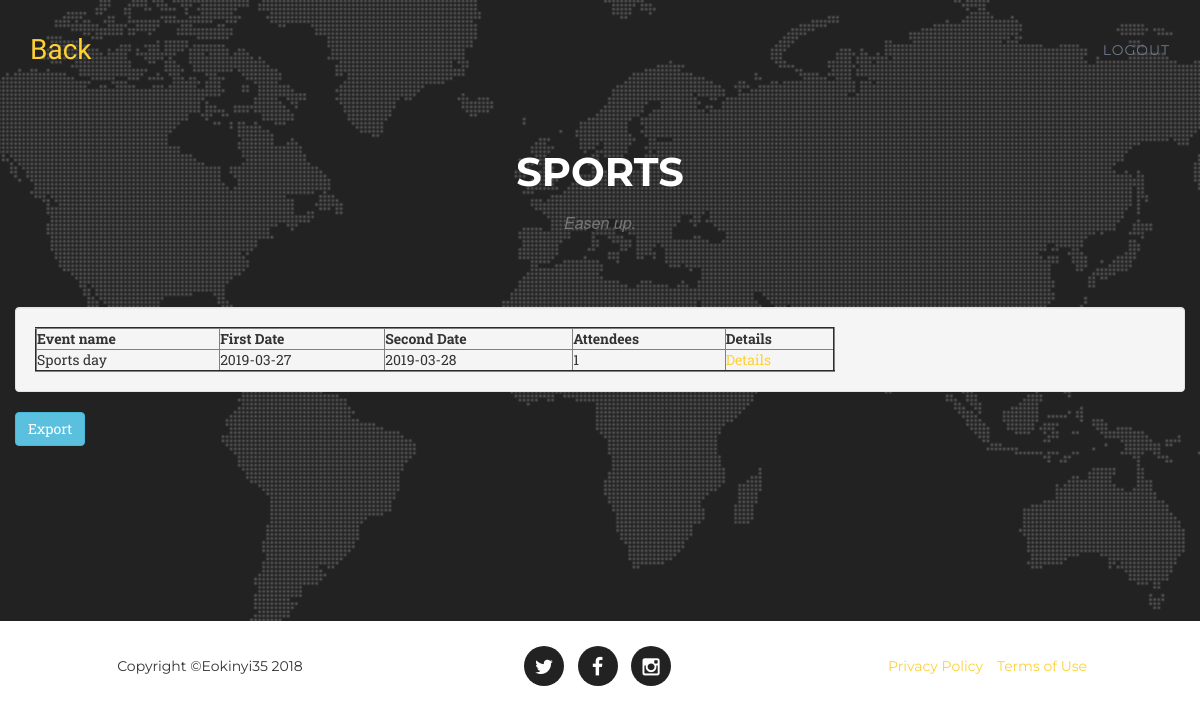
The app's page /sports.php with its own data.
### tables this page shows
CREATE TABLE `eventchoice` (
  `eventId` int(11) NOT NULL,
  `eventname` varchar(100) NOT NULL,
  `image` varchar(100) NOT NULL DEFAULT 'default.jpg',
  `firstdate` date NOT NULL,
  `seconddate` date NOT NULL,
  `eventtype` varchar(50) NOT NULL
);

### sports.php (the view, shortened to what this page needs)
<!DOCTYPE html>
<html lang="en">
<head>
    <link href="css/bootstrap.min.css" rel="stylesheet">
    <link href="css/agency.css" rel="stylesheet">
    <link href="font-awesome/css/font-awesome.min.css" rel="stylesheet" type="text/css">
</head>
<body>
 <section id="contact">
  <nav class="navbar navbar-default navbar-fixed-top">
        <div class="container">
            <div class="navbar-header page-scroll">
                <a class="navbar-brand page-scroll" href="index.php">Back</a>
            </div>
            <div class="collapse navbar-collapse" id="bs-example-navbar-collapse-1">
                <ul class="nav navbar-nav navbar-right">
                     <li>
                        <a  class="page-scroll" href="logout.php">logout</a>
                    </li>
                </ul>
            </div>
        </div>
    </nav>
        <div class="container">
            <div class="row">
                <div class="col-lg-12 text-center">
                    <h2 class="section-heading">Sports</h2>
                    <h3 class="section-subheading text-muted">Easen up.</h3>
                </div>
            </div>
            <div class="row">
             <form action="process.php"  method="POST" enctype ="multipart/form-data">
                <div class="row">
                <table align="center" >
                                        <tr>
                                          <td class="col-md-6">
                                              <div class="well">
                                                <?php
                                          require_once "connection.php";
                                           $sql = mysqli_query($conn,"SELECT * FROM eventchoice WHERE eventtype = 'Sports'");
                                          if(!empty($sql))
                                          {
                                            $row = mysqli_num_rows($sql);
                                            if($row > 0 ) {
                                              echo "<table border='2' width='800'>";
                                              echo "<tr>";
                                              echo "<th>Event name</th>";
                                              echo "<th>First Date</th>";
                                              echo "<th>Second Date</th>";
                                              echo "<th>Attendees</th>";
                                              echo "<th>Details</th>";
                                              echo "</tr>";
                                               echo "<tbody>";
                                                while($row = $sql->fetch_assoc()) {
                                                  $eventname = $row['eventname'];
$qry_sports="SELECT COUNT(*) as num FROM registered WHERE `eventname` = '$eventname'";
$total_sports = mysqli_fetch_array(mysqli_query($conn,$qry_sports));
$total_sports = $total_sports['num'];
                                                echo "<tr>";
                                                echo "<td>" . $row['eventname'] . "</td>";
                                                echo "<td>" . $row['firstdate'] . "</td>";
                                                echo "<td>" . $row['seconddate'] . "</td>";
                                                echo "<td>" . $total_sports . "</td>";
                                                echo "<td>" . '<a href=details.php?event_id=' . $row['eventId'] . '>Details</a> ' . "</td>";
                                                }
                                                echo "</table>";
                                              }else{
                                                echo "Table is empty";
                                              }
                                            }
                                          ?>
                                                </div>
                                            </form>
                                            <form method="post" action="exportsports.php" enctype="multipart/form-data">
                                                <div class="form-group">
                                                    <button class="btn btn-info">Export</button>
                                                </div>
                                            </form>
                </div>
            </div>
    </section>
    <footer>
        <div class="container">
            <div class="row">
                <div class="col-md-4">
                    <span class="copyright">Copyright &copy;Eokinyi35 2018</span>
                </div>
                <div class="col-md-4">
                    <ul class="list-inline social-buttons">
                        <li><a href="https://twitter.com/okinyi_emmanuel"><i class="fa fa-twitter"></i></a>
                        </li>
                        <li><a href="https://www.facebook.com/Emmanuel Okinyi/?pnref=lhc"><i class="fa fa-facebook"></i></a>
                        </li>
                        <li><a href="https://www.instagram.com/eokinyi/"><i class="fa fa-instagram"></i></a>
                        </li>
                    </ul>
                </div>
                <div class="col-md-4">
                    <ul class="list-inline quicklinks">
                        <li><a href="#">Privacy Policy</a>
                        </li>
                        <li><a href="#">Terms of Use</a>
                        </li>
                    </ul>
                </div>
            </div>
        </div>
    </footer>
</body>
</html>

### css/agency.css (style rules this page uses)
body { overflow-x:hidden; font-family:"Roboto Slab","Helvetica Neue",Helvetica,Arial,sans-serif }
.text-muted { color:#777 }
a,a:hover,a:focus,a:active,a.active { outline:0 }
a { color:#fed136 }
h1,h2,h3,h4,h5,h6 { font-family:Montserrat,"Helvetica Neue",Helvetica,Arial,sans-serif; text-transform:uppercase; font-weight:700 }
.navbar-default { background-color:#222; border-color:transparent }
.navbar-default .navbar-brand { color:#fed136; font-family:"Kaushan Script","Helvetica Neue",Helvetica,Arial,cursive }
.navbar-default .navbar-collapse { border-color:rgba(255,255,255,.02) }
.navbar-default .nav li a { font-family:Montserrat,"Helvetica Neue",Helvetica,Arial,sans-serif; text-transform:uppercase; font-weight:400;letter-spacing:1px; color:#6D7B8D }
@media (min-width:768px) { .navbar-default { background-color:transparent; padding:25px 0; -webkit-transition:padding .3s;-moz-transition:padding .3s;transition:padding .3s;border:0 } }
@media (min-width:768px) { .navbar-default .navbar-brand { font-size:2em; -webkit-transition:all .3s; -moz-transition:all .3s; transition:all .3s } }
section { padding:100px 0 }
section h2.section-heading { font-size:40px; margin-top:0; margin-bottom:15px }
section h3.section-subheading { font-size:16px; font-family:"Droid Serif","Helvetica Neue",Helvetica,Arial,sans-serif; text-transform:none; font-style:italic; font-weight:400; margin-bottom:75px }
@media (min-width:768px) { section { padding:150px 0 } }
section#contact { background-color:#222; background-image:url(../img/map-image.png); background-position:center; background-repeat:no-repeat }
section#contact .section-heading { color:#fff }
section#contact .form-group { margin-bottom:25px }
footer { padding:25px 0;text-align:center }
footer span.copyright { line-height:40px; font-family:Montserrat,"Helvetica Neue",Helvetica,Arial,sans-serif; text-transform:uppercase; text-transform:none }
footer ul.quicklinks { margin-bottom:0; line-height:40px; font-family:Montserrat,"Helvetica Neue",Helvetica,Arial,sans-serif; text-transform:uppercase; text-transform:none }
ul.social-buttons { margin-bottom:0 }
ul.social-buttons li a { display:block; background-color:#222; height:40px; width:40px; border-radius:100%; font-size:20px; line-height:40px; color:#fff; outline:0; -webkit-transition:all .3s; -moz-transition:all .3s; transition:all .3s }
body { webkit-tap-highlight-color:#fed136 }

### records on screen
eventchoice: eventname "Sports day", firstdate "2019-03-27", seconddate "2019-03-28", total_sports "1"
